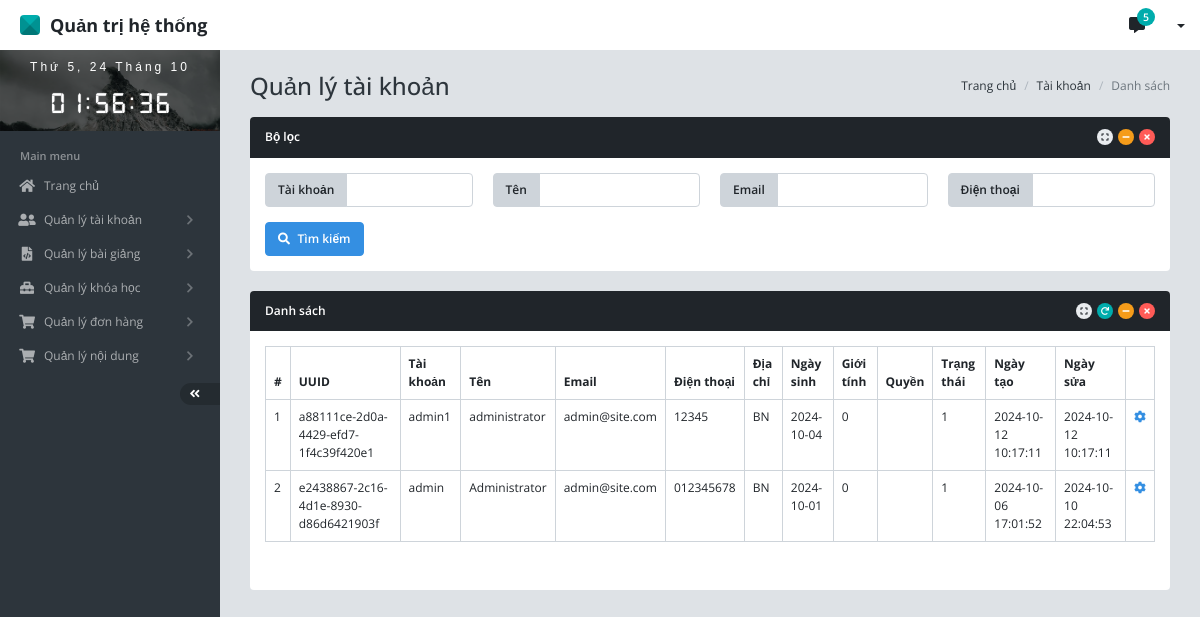
The app's page /admin/index.php with its own data.
### tables this page shows
CREATE TABLE IF NOT EXISTS `user` (
  `id` bigint(20) NOT NULL AUTO_INCREMENT,
  `uuid` text DEFAULT NULL,
  `username` text DEFAULT NULL,
  `password` text DEFAULT NULL,
  `full_name` text DEFAULT NULL,
  `email` text DEFAULT NULL,
  `phone` text DEFAULT NULL,
  `address` text DEFAULT NULL,
  `birth` date DEFAULT NULL,
  `gender` bit(1) DEFAULT NULL,
  `avatar_url` text DEFAULT NULL,
  `id_role` bigint(20) DEFAULT NULL,
  `id_status` bigint(20) DEFAULT NULL,
  `created_date` datetime DEFAULT NULL,
  `updated_date` datetime DEFAULT NULL,
  PRIMARY KEY (`id`),
  UNIQUE KEY `IDX_user_uuid` (`uuid`) USING HASH,
  KEY `FK_user_role` (`id_role`),
  KEY `FK_user_status` (`id_status`),
  CONSTRAINT `FK_user_role` FOREIGN KEY (`id_role`) REFERENCES `role` (`id`) ON DELETE CASCADE ON UPDATE NO ACTION,
  CONSTRAINT `FK_user_status` FOREIGN KEY (`id_status`) REFERENCES `status` (`id`) ON DELETE CASCADE ON UPDATE NO ACTION
);

### admin/view/UserView.php (called while the page is built, shortened)
<?php
class UserView {
    public function goList($search, $users){
        include_once("template/user/list.php");
    }
}

### admin/controller/UserController.php (called while the page is built, shortened)
<?php
include_once("model/UserModel.php");
include_once("view/UserView.php");
class UserController{
	private $userModel;
    private $userView;
    public function __construct(){
		$this->userModel = new UserModel();
        $this->userView = new UserView();
	}
	public function list(){
		$username = (isset($_GET['ip-username'])) ? $_GET['ip-username'] : '';
		$fullName = (isset($_GET['ip-full-name'])) ? $_GET['ip-full-name'] : '';
		$email = (isset($_GET['ip-email'])) ? $_GET['ip-email'] : '';
		$phone = (isset($_GET['ip-phone'])) ? $_GET['ip-phone'] : '';
		$page = (isset($_GET['ip-page'])) ? $_GET['ip-page'] : 1;
		$search = array(
			"username"=> $username,
			"full_name"=> $fullName,
			"email"=> $email,
			"phone"=> $phone,
			"page" => $page,
			"limit" => DataUtils::DATA_PAGE_LIMIT
		);
		$list = $this->userModel->selectList($search);
		$count = $this->userModel->selectCount($search);
		$search['count'] = $count;
		$this->userView->goList($search, $list);
	}
}

### admin/index.php (called while the page is built, shortened)
<?php
include_once("../utils/MySQLUtils.php");
include_once("controller/UserController.php");
$c = (isset($_GET['c'])) ? $_GET['c'] : "user";
switch ($c) {
	case 'user':
		$controller = new UserController();
		break;
}
$m = (isset($_GET['m'])) ? $_GET['m'] : "list";
$controller->$m();

### utils/MySQLUtils.php (called while the page is built, shortened)
<?php
	class MySQLUtils {
		private static $conn = null;
		private $username = "root";
		private $password = "12345678";
		function __construct() {
			try {
			  self::$conn = new PDO("mysql:host=$servername;dbname=joy_home;port=3307", $this->username, $this->password);
			  self::$conn->exec("set names utf8mb4");
			  self::$conn->setAttribute(PDO::ATTR_ERRMODE, PDO::ERRMODE_EXCEPTION);
			} catch(PDOException $e) {
			}
		}
		public function selectList($query, $param = null){
			$stmt = self::$conn->prepare($query);
		  	$stmt->execute($param);
		  	$stmt->setFetchMode(PDO::FETCH_ASSOC);
		  	$result = $stmt->fetchAll();
		  	return $result;
		}
	}
?>

### admin/model/UserModel.php (called while the page is built, shortened)
<?php
class UserModel{
	function __construct(){
		$this->db = new MySQLUtils();
	}
	public function selectList($search){
		$start = $search['limit'] * ($search['page']-1);
		$limit = $search['limit'];
		$query = "
		SELECT id, uuid, username, password, full_name, email, phone, address, birth, gender, avatar_url, id_status, created_date, updated_date
		FROM user
		WHERE (:phone = '' OR phone = :phone)
		AND (:username = '' OR username = :username)
		AND (:full_name = '' OR full_name = :full_name)
		AND (:email = '' OR email = :email)
		ORDER BY id DESC
		LIMIT $start, $limit";
		$param = array(
			'phone' => $search['phone'],
			'username' => $search['username'],
			'full_name' => $search['full_name'],
			'email' => $search['email']
		);
		return $this->db->selectList($query, $param);
	}
}

### admin/template/user/list.php (the view, shortened to what this page needs)
<!DOCTYPE html>
<html>
<?php include_once("template/common/head.php"); ?>
<?php include_once("template/common/css.php"); ?>
<body>
    <div id="app" class="app app-header-fixed app-sidebar-fixed">
		<?php include_once("template/common/header.php"); ?>
		<?php include_once("template/common/sidebar.php"); ?>
		<div id="content" class="app-content">
			<ol class="breadcrumb float-xl-end">
				<li class="breadcrumb-item"><a href="javascript:;">Trang chủ</a></li>
				<li class="breadcrumb-item"><a href="javascript:;">Tài khoản</a></li>
				<li class="breadcrumb-item active">Danh sách</li>
			</ol>
			<h1 class="page-header d-flex align-items-center">
			  	Quản lý tài khoản
			</h1>
			<div class="panel panel-inverse">
				<div class="panel-heading">
			    	<h4 class="panel-title">Bộ lọc</h4>
				    <div class="panel-heading-btn">
				    	<a href="javascript:;" class="btn btn-xs btn-icon btn-default" data-toggle="panel-expand" ><i class="fa fa-expand"></i></a>
				    	<a href="javascript:;" class="btn btn-xs btn-icon btn-warning" data-toggle="panel-collapse" ><i class="fa fa-minus"></i></a>
				    	<a href="javascript:;" class="btn btn-xs btn-icon btn-danger" data-toggle="panel-remove" ><i class="fa fa-times"></i></a>
				    </div>
				</div>
				<div class="panel-body">
					<form method="GET">
						<div class="row">
							<div class="col-xxl-2 col-xl-3 col-md-4">
								<div class="input-group mb-3">
									<span class="input-group-text">Tài khoản</span>
									<input name="ip-username" id="ip-username" class="form-control" value="<?= $search['username']; ?>"/>
								</div>
							</div>
							<div class="col-xxl-2 col-xl-3 col-md-4">
								<div class="input-group mb-3">
									<span class="input-group-text">Tên</span>
									<input name="ip-full-name" id="ip-full-name" class="form-control" value="<?= $search['full_name']; ?>"/>
								</div>
							</div>
							<div class="col-xxl-2 col-xl-3 col-md-4">
								<div class="input-group mb-3">
									<span class="input-group-text">Email</span>
									<input name="ip-email" id="ip-email" class="form-control" value="<?= $search['email']; ?>"/>
								</div>
							</div>
							<div class="col-xxl-2 col-xl-3 col-md-4">
								<div class="input-group mb-3">
									<span class="input-group-text">Điện thoại</span>
									<input name="ip-phone" id="ip-phone" class="form-control" value="<?= $search['phone']; ?>"/>
								</div>
							</div>
							<div class="col-xxl-2 col-xl-3 col-md-4"><button type="submit" class="btn btn-primary"><i class="fa fa-search me-2"></i>Tìm kiếm</button></div>
						</div>
					</form>
				</div>
			</div>
			<div class="panel panel-inverse">
				<div class="panel-heading">
			    	<h4 class="panel-title">Danh sách</h4>
				    <div class="panel-heading-btn">
				    	<a href="javascript:;" class="btn btn-xs btn-icon btn-default" data-toggle="panel-expand" ><i class="fa fa-expand"></i></a>
				    	<a href="javascript:;" class="btn btn-xs btn-icon btn-success" data-toggle="panel-reload" ><i class="fa fa-redo"></i></a>
				    	<a href="javascript:;" class="btn btn-xs btn-icon btn-warning" data-toggle="panel-collapse" ><i class="fa fa-minus"></i></a>
				    	<a href="javascript:;" class="btn btn-xs btn-icon btn-danger" data-toggle="panel-remove" ><i class="fa fa-times"></i></a>
				    </div>
				</div>
				<div class="panel-body">
					<div class="table-responsive">
						<table class="table table-bordered table-hover">
							<thead>
								<tr>
									<th>#</th>
									<th>UUID</th>
									<th>Tài khoản</th>
									<th>Tên</th>
									<th>Email</th>
									<th>Điện thoại</th>
									<th>Địa chỉ</th>
									<th>Ngày sinh</th>
									<th>Giới tính</th>
									<th>Quyền</th>
									<th>Trạng thái</th>
									<th>Ngày tạo</th>
									<th>Ngày sửa</th>
									<th></th>
								</tr>
							</thead>
							<tbody>
								<?php if(count($users) > 0) : ?>
	                      		<?php foreach ($users as $key => $item) : ?>
	                      		<tr>
	                      			<td><?= $key + 1; ?></td>
	                      			<td><?= $item['uuid']; ?></td>
	                      			<td><?= $item['username']; ?></td>
	                      			<td><?= $item['full_name']; ?></td>
	                      			<td><?= $item['email']; ?></td>
	                      			<td><?= $item['phone']; ?></td>
	                      			<td><?= $item['address']; ?></td>
	                      			<td><?= $item['birth']; ?></td>
	                      			<td><?= $item['gender']; ?></td>
	                      			<td><?= $item['id_role']; ?></td>
	                      			<td><?= $item['id_status']; ?></td>
	                      			<td><?= $item['created_date']; ?></td>
	                      			<td><?= $item['updated_date']; ?></td>
	                      			<td><a href="?c=user&m=goUpdate&username=<?= $item['username']; ?>"><i class="fa fa-cog"></i></a></td>
	                      		</tr>
	                      		<?php endforeach; ?>
	                      		<?php else : ?>
	                      			<tr>
	                      				<td colspan="100%" class="text-center"><i class="fa fa-inbox"></i> Không có dữ liệu</i></td>
	                      			</tr>
	                      		<?php endif; ?>
							</tbody>
						</table>
					</div>
					<div class="text-end">
					</div>
				</div>
			</div>
		</div>
    </div>
</body>
</html>

### records on screen
user: uuid "a88111ce-2d0a-4429-efd7-1f4c39f420e1", username "admin1", full_name "administrator", email "admin@site.com", phone "12345", address "BN", birth "2024-10-04", gender "0", id_status "1", created_date "2024-10-12 10:17:11", updated_date "2024-10-12 10:17:11"
user: uuid "e2438867-2c16-4d1e-8930-d86d6421903f", username "admin", full_name "Administrator", email "admin@site.com", phone "012345678", address "BN", birth "2024-10-01", gender "0", id_status "1", created_date "2024-10-06 17:01:52", updated_date "2024-10-10 22:04:53"
